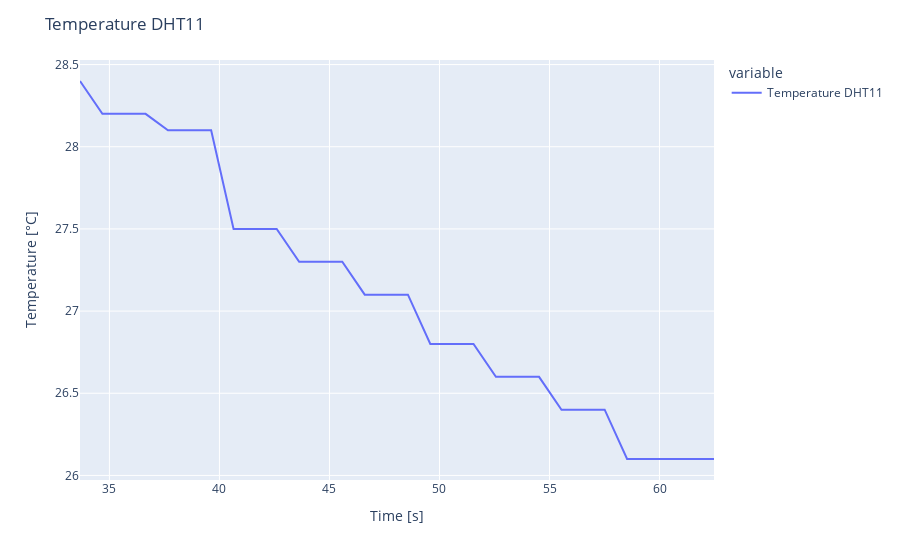

Notebook cell for this chart:
### Code cell
df_exp = df[max_temp:max_temp_after]
fig = px.line(df_exp, x='time', y=['Temperature DHT11'])
fig.update_layout(
    title="Temperature DHT11",
    xaxis_title="Time [s]",
    yaxis_title="Temperature [°C]",
)
fig.show()

### Figure 1 — Plotly figure (JSON) as saved in the notebook; plotly's stock layout.template omitted (floating-point values rounded to 4 significant figures)
{"data": [{"hovertemplate": "variable=Temperature DHT11<br>time=%{x}<br>value=%{y}<extra></extra>", "legendgroup": "Temperature DHT11", "line": {"color": "#636efa", "dash": "solid"}, "marker": {"symbol": "circle"}, "mode": "lines", "name": "Temperature DHT11", "orientation": "v", "showlegend": true, "type": "scatter", "x": [33.66, 34.68, 35.65, 36.64, 37.66, 38.63, 39.62, 40.64, 41.61, 42.6, 43.62, 44.59, 45.58, 46.6, 47.57, 48.57, 49.58, 50.55, 51.55, 52.56, 53.53, 54.53, 55.55, 56.51, 57.51, 58.53, 59.49, 60.49, 61.51, 62.48], "xaxis": "x", "y": [28.4, 28.2, 28.2, 28.2, 28.1, 28.1, 28.1, 27.5, 27.5, 27.5, 27.3, 27.3, 27.3, 27.1, 27.1, 27.1, 26.8, 26.8, 26.8, 26.6, 26.6, 26.6, 26.4, 26.4, 26.4, 26.1, 26.1, 26.1, 26.1, 26.1], "yaxis": "y"}], "layout": {"legend": {"title": {"text": "variable"}, "tracegroupgap": 0}, "margin": {"t": 60}, "title": {"text": "Temperature DHT11"}, "xaxis": {"anchor": "y", "domain": [0, 1], "title": {"text": "Time [s]"}}, "yaxis": {"anchor": "x", "domain": [0, 1], "title": {"text": "Temperature [°C]"}}}}
